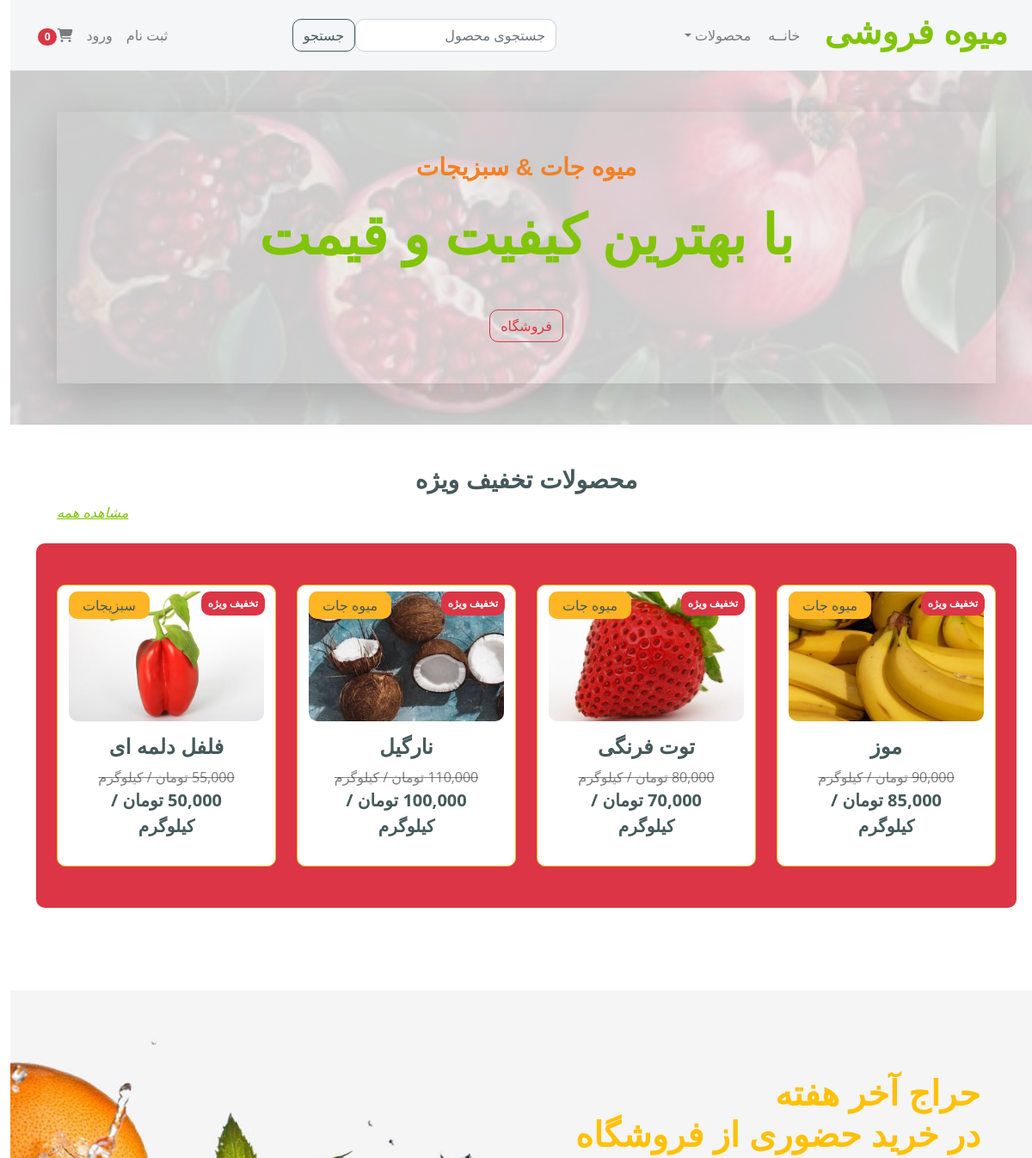
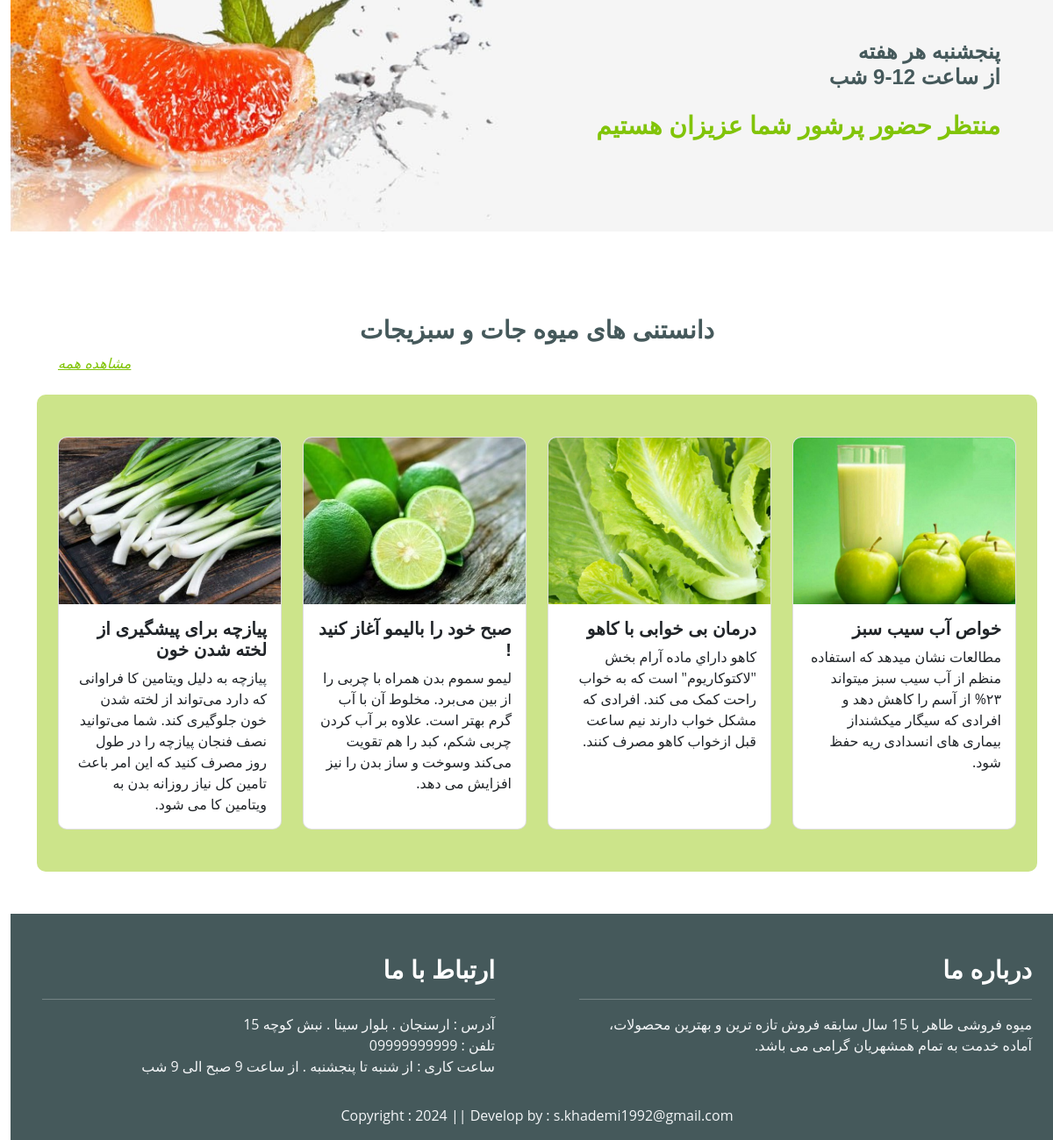
The page / on the database its author committed (2 pictures, top to bottom).
### store/models.py (models this page shows, shortened)
class Product(models.Model):
    name = models.CharField(max_length=100)
    price = models.DecimalField(default=0, decimal_places=0, max_digits=12)
    category = models.ForeignKey(Category, on_delete=models.CASCADE, default=1)
    description = models.CharField(max_length=250, default='', blank=True, null=True)
    image = models.ImageField(upload_to='uploads/product/')
    is_sale = models.BooleanField(default=False)
    sale_price = models.DecimalField(default=0, decimal_places=0, max_digits=12)

class Category(models.Model):
    name = models.CharField(max_length=50)
    def __str__(self):
        return self.name
    class Meta:
        verbose_name_plural = "Categories"

class BlogPost(models.Model):
    title = models.CharField(max_length=100)
    description = models.TextField()
    image = models.ImageField(upload_to='blog')

### store/views.py (the view)
# urls.py: path('', views.index, name='home'),
def index(request):
    products = Product.objects.filter(is_sale=True)
    paginator = Paginator(products, 4)  # Show 4 contacts per page.
    page_numbers = request.GET.get('page')
    page_objs = paginator.get_page(page_numbers)
    blog_post = BlogPost.objects.all()
    paginator = Paginator(blog_post, 4)  # Show 4 contacts per page.
    page_number = request.GET.get('page')
    page_obj = paginator.get_page(page_number)
    return render(request, 'index.html', locals())

### cart/cart.py (called while the page is built)
    def __len__(self):
        return len(self.cart)

### cart/context_processors.py (called while the page is built)
def cart(request):
    return {'cart': Cart(request)}

### store/templates/index.html
{% extends 'base.html' %}
{% load static %}
{% load humanize %}
{% block main-content %}
<div class="container-fluid hero">
    <div class="container py-lg-5 py-md-3">
        <div class="py-5 text-center shadow-lg">
            <h3 class="unique mb-4 fw-bold" style="color: #F28123;">میوه جات & سبزیجات</h3>
            <h1 class="mb-5 display-3 text-primary">با بهترین کیفیت و قیمت</h1>
            <a href="{% url 'all_products' %}" class="btn btn-outline-danger position-relative">فروشگاه</a>
        </div>
    </div>
</div>
<div class="pb-5 mx-3">
    <div class="container text-black justify-content-around py-5">
        <h3 class="float-none text-center">محصولات تخفیف ویژه</h3>
        <a class="float-start text-decoration-underline" href="{% url 'sale_products' %}"><i>مشاهده همه</i></a>
    </div>
    <div class="container rounded py-5 bg-danger">
        <div class="row row-cols-1 row-cols-md-2 row-cols-lg-4 g-4">
            {% for product in page_objs %}
            <div class="col">
                <div class="card h-100 border border-secondary">
                    <a href="{% url 'product_detail' product.id %}" class="btn">
                        <div class="rounded">
                            <div class="badge bg-danger text-white position-absolute p-2" style="top: 7px; right: 12px;">تخفیف ویژه</div>
                            <img src="{{ product.image.url }}" class="img-fluid w-100 rounded" alt="" style="max-width: 100%">
                        </div>
                        <div class="text-dark bg-secondary px-3 py-1 rounded position-absolute " style="top: 7px; left: 13px;">{{ product.category }}</div>
                        <div class="card-body">
                            <h4 class="text-dark text-center">{{ product.name }}</h4>
                            <div class="justify-content-between text-center">
                                <strike class="text-black-50">{{ product.price | intcomma }} تومان / کیلوگرم</strike>
                                <p class="text-dark fs-5 fw-bold mb-2">{{ product.sale_price | intcomma }} تومان / کیلوگرم</p>
                            </div>
                        </div>
                    </a>
                </div>
            </div>
            {% endfor %}
        </div>
    </div>
</div>
<div class="pt-lg-5">
    <div class="auction py-lg-5">
        <div class="container text-end py-5 mx-lg-5">
            <h1 class="text-warning fw-bold">حراج آخر هفته <br> در خرید حضوری از فروشگاه</h1><br>
            <h4 class="text-dark py-3">پنجشنبه هر هفته <br> از ساعت 12-9 شب</h4>
            <h3 class="text-primary">منتظر حضور پرشور شما عزیزان هستیم</h3>
        </div>
    </div>
</div>
<div class="py-lg-5 mx-3">
    <div class="container text-black justify-content-around py-5">
        <h3 class="float-none text-center">دانستنی های میوه جات و سبزیجات</h3>
        <a class="float-start text-decoration-underline" href="{% url 'blog' %}"><i>مشاهده همه</i></a>
    </div>
    <div class="container rounded py-5" style="background-color: #cce48a">
        <div class="row row-cols-1 row-cols-md-2 row-cols-lg-4 g-4">
            {% for blog_post in page_obj %}
            <div class="col">
                <div class="card h-100">
                    <img src="{{ blog_post.image.url }}" class="card-img-top" alt="...">
                    <div class="card-body">
                        <h5 class="card-title">{{ blog_post.title }}</h5>
                        <p class="card-text">{{ blog_post.description }}</p>
                    </div>
                </div>
            </div>
            {% endfor %}
        </div>
    </div>
</div>
{% endblock main-content %}

### store/templates/base.html (shortened to what this page needs)
{% load static %}
<!DOCTYPE html>
<html lang="fa">
<head>
    <link href="https://cdn.jsdelivr.net/npm/bootstrap@5.3.3/dist/css/bootstrap.min.css" rel="stylesheet">
    <link rel="stylesheet" href="{% static 'css/bootstrap.min.css' %}">
    <link rel="stylesheet" href="{% static 'css/font-awesome.min.css' %}">
    <link rel="stylesheet" href="{% static 'css/all.min.css' %}">
    <link rel="stylesheet" href="{% static 'css/owl.carousel.min.css' %}">
    <link rel="stylesheet" href="{% static 'css/style.css' %}">
</head>
<body dir="rtl">
{% include 'navbar.html' %}
{% block main-content %}
{% endblock main-content %}
	<div class="text-white pt-5 bg-dark">
        <div class="row">
            <div class="col-md-6 px-5">
                <div class="about-widget">
                    <h3 class="fs-sm-1 text-white">درباره ما</h3><hr>
                    <p class="text-light ">
                        میوه فروشی طاهر با 15 سال سابقه فروش تازه ترین و بهترین محصولات، آماده خدمت به تمام همشهریان گرامی می باشد.
                    </p>
                </div>
            </div>
            <div class="col-md-6 px-5">
                <div class="footer-box get-in-touch">
                    <h3 class="widget-title text-white">ارتباط با ما</h3><hr>
                    <p class="text-light ">
                        آدرس : ارسنجان . بلوار سینا . نبش کوچه 15<br>
                        تلفن : 09999999999<br>
                        ساعت کاری : از شنبه تا پنجشنبه . از ساعت 9 صبح الی 9 شب<br>
                    </p>
                </div>
            </div>
        </div>
	</div>
    <footer class="py-3 col-lg-12 col-md-12 bg-dark">
        <div class="container">
            <p class="m-0 text-center text-light">Copyright : 2024 || Develop by : s.khademi1992@gmail.com</p>
        </div>
    </footer>
</body>
</html>

### store/templates/navbar.html (shortened to what this page needs)
<nav class="navbar sticky-top navbar-expand-md navbar-dark bg-light">
    <div class="container-fluid">
        <a href="{% url 'home' %}" class="navbar-brand"><h1 class="text-primary display-6 ps-3">میوه فروشی</h1></a>
        <div class="collapse navbar-collapse justify-content-between" style="direction: rtl" id="navbarSupportedContent">
            <ul class="navbar-nav mb-2 mb-lg-0">
                <li class="nav-item mx-1">
                    <a class="nav-link active text-black-50" aria-current="page" href="{% url 'home' %}">خانــه</a>
                </li>
                <li class="nav-item dropdown">
                    <a class="nav-link dropdown-toggle text-black-50" href="#" role="button" data-bs-toggle="dropdown" aria-expanded="false">محصولات </a>
                </li>
            </ul>
            <form class="d-flex" role="search" action="/search">
                <input class="form-control me-0" type="search" placeholder="جستجوی محصول" name="search" aria-label="Search">
                <button class="btn btn-light btn-outline-dark" type="submit">جستجو</button>
            </form>
            <ul class="navbar-nav d-flex">
        {% if user.is_authenticated %}
                <li class="nav-item dropdown">
                    <a class="nav-link dropdown-toggle text-black-50" href="#" id="profileDropdown" role="button" data-bs-toggle="dropdown" aria-expanded="false">{{ request.user }} </a>
                    <ul class="dropdown-menu text-end" aria-labelledby="profileDropdown">
                        <li><a class="dropdown-item" href="{% url 'update_user' %}">صفحه کاربری</a></li>
                        <li><a class="dropdown-item" href="{% url 'update_info' %}">اطلاعات کاربر</a></li>
                        <li><a class="dropdown-item" href="{% url 'change_password' %}">تغییر رمز عبور</a></li>
                        <li><hr class="dropdown-divider"></li>
                        <li><a class="dropdown-item" href="{% url 'logout' %}">خروج</a></li>
                    </ul>
                </li>
        {% else %}
                <li class="nav-item"><a href="{% url 'register' %}" class="nav-link text-black-50">ثبت نام</a></li>
                <li class="nav-item"><a href="{% url 'login' %}" class="nav-link text-black-50">ورود</a></li>
        {% endif %}
                <li class="nav-item"><a href="{% url 'cart_summary' %}" class="nav-link text-black-50"><i class="fa fa-shopping-cart"></i><span class="badge bg-danger" id="cart_quantity">{{ cart|length }}</span></a></li>
            </ul>
        </div>
    </div>
</nav>

### static/css/style.css (style rules this page uses)
* { margin: 0; padding: 0; box-sizing: border-box; }
.hero { background: linear-gradient(rgba(240, 240, 240, 0.85), rgba(240, 240, 240, 0.85)), url("../image/banner1.jpg"); background-position: center center; background-repeat: no-repeat; background-size:cover; }
.auction { background: url("../image/banner-auction.jpg"); background-position: center center; width: 100%; background-repeat: no-repeat; background-size:cover; }

### rows shown on the page
Product: image (picture), category "میوه جات", name "موز", price "90,000", sale_price "85,000"
Product: image (picture), category "میوه جات", name "توت فرنگی", price "80,000", sale_price "70,000"
Product: image (picture), category "میوه جات", name "نارگیل", price "110,000", sale_price "100,000"
Product: image (picture), category "سبزیجات", name "فلفل دلمه ای", price "55,000", sale_price "50,000"
BlogPost: image (picture), title "خواص آب سیب سبز", description "مطالعات نشان میدهد که استفاده منظم از آب سیب سبز میتواند ۲۳% از آسم را کاهش دهد و افرادی که سیگار میکشنداز بیماری های انسدادی ریه حفظ شود."
BlogPost: image (picture), title "درمان بی خوابی با کاهو", description "كاهو داراي ماده آرام بخش \"لاکتوکاریوم\" است که به خواب راحت کمک می کند. افرادی که مشکل خواب دارند نیم ساعت قبل ازخواب کاهو مصرف کنند."
BlogPost: image (picture), title "صبح خود را بالیمو آغاز کنید !", description "لیمو سموم بدن همراه با چربی را از بین می‌برد. مخلوط آن با آب گرم بهتر است. علاوه بر آب کردن چربی شکم، کبد را هم تقویت می‌کند وسوخت و ساز بدن را نیز افزایش می دهد."
BlogPost: image (picture), title "پیازچه برای پیشگیری از لخته شدن خون", description "پیازچه به دلیل ویتامین کا فراوانی که دارد می‌تواند از لخته شدن خون جلوگیری کند. شما می‌توانید نصف فنجان پیازچه را در طول روز مصرف کنید که این امر باعث تامین کل نیاز روزانه بدن به ویتامین کا می شود."
